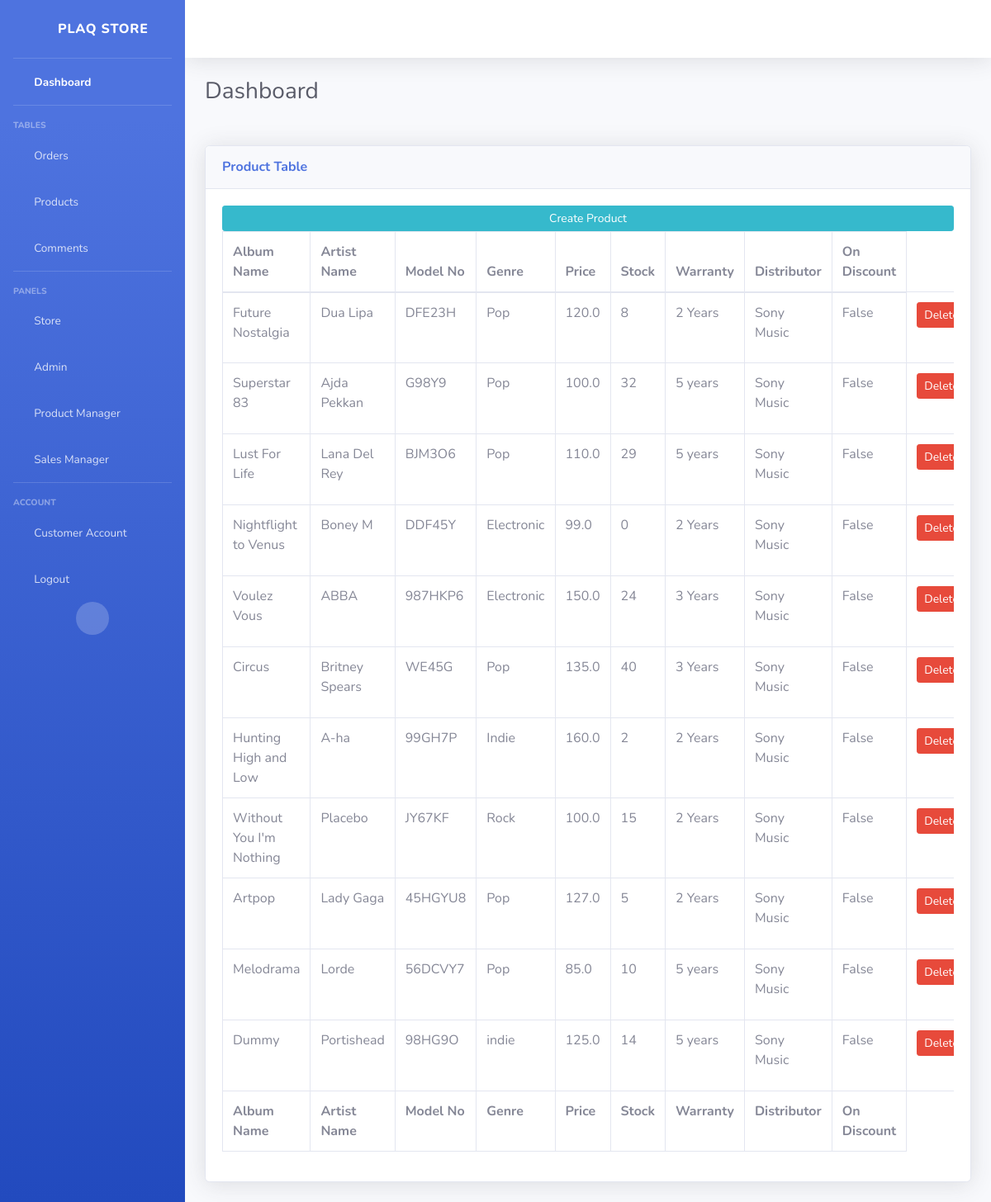
The app's page /tables/ (signed in) with its own data.
### store/models.py (models this page shows, shortened)
class Product(models.Model):
    model_no = models.CharField(max_length=200, blank=True, null=True)
    album_name = models.CharField(max_length=200, blank=False)
    artist_name = models.CharField(max_length=200, blank=False)
    description = models.CharField(max_length=500, blank=True, null=True)
    genre = models.CharField(max_length=200, blank=True, null=True)
    warranty = models.CharField(max_length=200, blank=True, null=True)
    distributor = models.CharField(max_length=200, blank=True, null=True)
    price = models.FloatField()
    stock = models.IntegerField(default=0, null=True, blank=True)
    onDiscount = models.BooleanField(default= False)
    image = models.ImageField(blank=True, null=True)

### mysite/decorators.py (the view)
    def wrapper_func(request, *args, **kwargs):
        group_list = []
        user = request.user
        for groups in user.groups.all():
            group_list.append(groups.name)
        if 'product manager' in group_list:
            return view_func(request, *args, **kwargs)
        else:
            return redirect('store')

### managers/views.py (called while the page is built)
@product_manager
def pmTables(request):
    products = Product.objects.all()
    context={'products': products}
    return render(request, "managers/tables.html", context)

### managers/templates/managers/tables.html (shortened to what this page needs)
{% include 'managers/base.html' %}
{% load static %}
{%block content%}
<div class="card shadow mb-4">
    <div class="card-header py-3">
        <h6 class="m-0 font-weight-bold text-primary">Product Table</h6>
    </div>
    <div class="card-body">
        <a class="btn btn-info  btn-sm btn-block" href="{% url 'create_product' %}">Create Product</a>
        <div class="table-responsive">
            <table class="table table-bordered" id="dataTable" width="100%" cellspacing="0">
                <thead>
                    <tr>
                        <th>Album Name</th>
                        <th>Artist Name</th>
                        <th>Model No</th>
                        <th>Genre</th>
                        <th>Price</th>
                        <th>Stock</th>
                        <th>Warranty</th>
                        <th>Distributor</th>
                        <th>On Discount</th>
                    </tr>
                </thead>
                <tfoot>
                    <tr>
                        <th>Album Name</th>
                        <th>Artist Name</th>
                        <th>Model No</th>
                        <th>Genre</th>
                        <th>Price</th>
                        <th>Stock</th>
                        <th>Warranty</th>
                        <th>Distributor</th>
                        <th>On Discount</th>
                    </tr>
                </tfoot>
                <tbody>
                    {% for product in products %}
                    <tr>
                        <td>{{product.album_name}}</td>
                        <td>{{product.artist_name}}</td>
                        <td>{{product.model_no}}</td>
                        <td>{{product.genre}}</td>
                        <td>{{product.price}}</td>
                        <td>{{product.stock}}</td>
                        <td>{{product.warranty}}</td>
                        <td>{{product.distributor}}</td>
                        <td>{{product.onDiscount}}</td>
                        <td><a class="btn btn-sm btn-danger" href="{% url 'delete_product' product.id %}">Delete</a></td>
                    </tr>
                    {% endfor %}
                </tbody>
            </table>
        </div>
    </div>
</div>
{%endblock content %}

### managers/templates/managers/base.html (shortened to what this page needs)
<!DOCTYPE html>
<html lang="en">
{%load static %}
<head>
    <link href="{% static 'vendor/fontawesome-free/css/all.min.css' %}" rel="stylesheet" type="text/css">
    <link href="{% static 'css/sb-admin-2.min.css' %}" rel="stylesheet">
</head>
<body id="page-top">
    <div id="wrapper">
        <ul class="navbar-nav bg-gradient-primary sidebar sidebar-dark accordion" id="accordionSidebar">
            <a class="sidebar-brand d-flex align-items-center justify-content-center" href="/product-manager">
                <div class="sidebar-brand-icon rotate-n-15">
                    <i class="fas fa-laugh-wink"></i>
                </div>
                <div class="sidebar-brand-text mx-3">PLAQ Store</div>
            </a>
            <hr class="sidebar-divider my-0">
            <li class="nav-item active">
                <a class="nav-link" href="/product-manager">
                    <i class="fas fa-fw fa-tachometer-alt"></i>
                    <span>Dashboard</span></a>
            </li>
            <hr class="sidebar-divider">
            <div class="sidebar-heading">
                Tables
            </div>
            <li class="nav-item">
                <a class="nav-link" href="/orders">
                    <i class="fas fa-fw fa-table"></i>
                    <span>Orders</span></a>
            </li>
            <li class="nav-item">
                <a class="nav-link" href="/tables">
                    <i class="fas fa-fw fa-table"></i>
                    <span>Products</span></a>
            </li>
            <li class="nav-item">
                <a class="nav-link" href="/comments">
                    <i class="fas fa-fw fa-table"></i>
                    <span>Comments</span></a>
            </li>
            <hr class="sidebar-divider d-none d-md-block">
            <div class="sidebar-heading">
                Panels
            </div>
            <li class="nav-item">
                <a class="nav-link" href="/">
                    <i class="fas fa-fw fa-cart-arrow-down"></i>
                    <span>Store</span></a>
            </li>
            {% if user.is_superuser%}
            <li class="nav-item">
                <a class="nav-link" href="#">
                    <i class="fas fa-fw fa-user-shield"></i>
                    <span>Admin</span></a>
            </li>
            {% endif%}
            {% for group in user.groups.all %}
                {% if group.name == 'product manager' %}
                    <li class="nav-item">
                        <a class="nav-link" href="/product-manager">
                            <i class="fas fa-fw fa-box-open"></i>
                            <span>Product Manager</span></a>
                    </li>
                {%elif group.name == 'sales manager' %}
                    <li class="nav-item">
                        <a class="nav-link" href="/sales-manager">
                            <i class="fas fa-fw fa-cash-register"></i>
                            <span>Sales Manager</span></a>
                    </li>
                {%endif%}
            {%endfor%}
            <hr class="sidebar-divider d-none d-md-block">
            <div class="sidebar-heading">
                Account
            </div>
            <li class="nav-item">
                <a class="nav-link" href="/account">
                    <i class="fas fa-fw fa-address-card"></i>
                    <span>Customer Account</span></a>
            </li>
            <li class="nav-item">
                <a class="nav-link" href="/logout">
                    <i class="fas fa-fw fa-sign-out-alt"></i>
                    <span>Logout</span></a>
            </li>
            <div class="text-center d-none d-md-inline">
                <button class="rounded-circle border-0" id="sidebarToggle"></button>
            </div>
        </ul>
        <div id="content-wrapper" class="d-flex flex-column">
            <div id="content">
                <nav class="navbar navbar-expand navbar-light bg-white topbar mb-4 static-top shadow">
                </nav>
                <div class="container-fluid">
                    <div class="d-sm-flex align-items-center justify-content-between mb-4">
                        <h1 class="h3 mb-0 text-gray-800">Dashboard</h1>
                    </div>
                    <div class="row">
                    <div class="row">
        </div>
    </div>
</body>
</html>

### records on screen
Product: album_name "Future Nostalgia", artist_name "Dua Lipa", model_no "DFE23H", genre "Pop", price "120.0", stock "8", warranty "2 Years", distributor "Sony Music", onDiscount "False"
Product: album_name "Superstar 83", artist_name "Ajda Pekkan", model_no "G98Y9", genre "Pop", price "100.0", stock "32", warranty "5 years", distributor "Sony Music", onDiscount "False"
Product: album_name "Lust For Life", artist_name "Lana Del Rey", model_no "BJM3O6", genre "Pop", price "110.0", stock "29", warranty "5 years", distributor "Sony Music", onDiscount "False"
Product: album_name "Nightflight to Venus", artist_name "Boney M", model_no "DDF45Y", genre "Electronic", price "99.0", stock "0", warranty "2 Years", distributor "Sony Music", onDiscount "False"
Product: album_name "Voulez Vous", artist_name "ABBA", model_no "987HKP6", genre "Electronic", price "150.0", stock "24", warranty "3 Years", distributor "Sony Music", onDiscount "False"
Product: album_name "Circus", artist_name "Britney Spears", model_no "WE45G", genre "Pop", price "135.0", stock "40", warranty "3 Years", distributor "Sony Music", onDiscount "False"
Product: album_name "Hunting High and Low", artist_name "A-ha", model_no "99GH7P", genre "Indie", price "160.0", stock "2", warranty "2 Years", distributor "Sony Music", onDiscount "False"
Product: album_name "Without You I'm Nothing", artist_name "Placebo", model_no "JY67KF", genre "Rock", price "100.0", stock "15", warranty "2 Years", distributor "Sony Music", onDiscount "False"
Product: album_name "Artpop", artist_name "Lady Gaga", model_no "45HGYU8", genre "Pop", price "127.0", stock "5", warranty "2 Years", distributor "Sony Music", onDiscount "False"
Product: album_name "Melodrama", artist_name "Lorde", model_no "56DCVY7", genre "Pop", price "85.0", stock "10", warranty "5 years", distributor "Sony Music", onDiscount "False"
Product: album_name "Dummy", artist_name "Portishead", model_no "98HG9O", genre "indie", price "125.0", stock "14", warranty "5 years", distributor "Sony Music", onDiscount "False"
